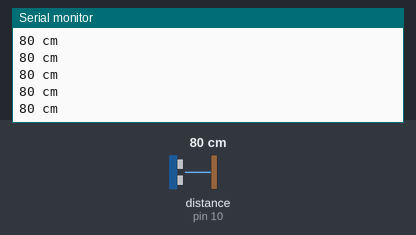
A sketch run on a simulated Arduino Uno, built with avr-gcc and run on an emulated ATmega328P. Parts: the last lines printed to the serial monitor. Wiring (inferred from the names in the program): ultrasonic range finder: trigger pin 11; echo pin 10. The inputs (shaded band) are chosen by the test bench; at power-on: distance to the obstacle (sensor on pin 10) 80 cm. The echo pulse lasts 58.3 µs per cm.

Above: at 1.2 s.
1.3 s: distance to the obstacle (sensor on pin 10) set to 60 cm
At 1.6 s:
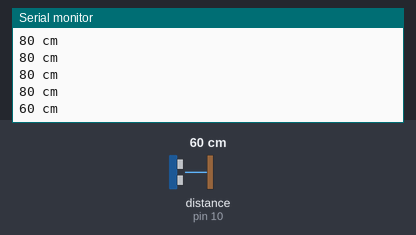
4.3 s: distance to the obstacle (sensor on pin 10) set to 2 cm
At 4.46 s:
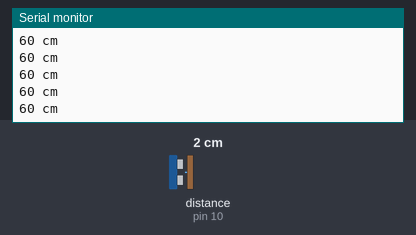
Timing chart, 0 to 7.3 s (numbered marks = the images above; inputs shaded):
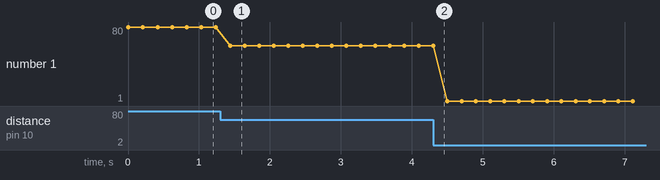

The sketch:

Ping.ino
```cpp
const int echo_in = 10;
const int trigger_out = 11;

void setup() {
  Serial.begin(9600);
  pinMode(echo_in,INPUT);
  pinMode(trigger_out,OUTPUT);
}

void loop() {
    digitalWrite(trigger_out,LOW);
    delayMicroseconds(10);
    digitalWrite(trigger_out,HIGH);
    delayMicroseconds(10);
    digitalWrite(trigger_out,LOW);

    int duration = pulseIn(echo_in,HIGH);
    Serial.print(duration/58);
    Serial.println(" cm");
    delay(200);

}
```

Measured:
- after the input at 1.3 s, the serial monitor: prints a new line after 0.14 s (image 1)
- plotted number 1: 80 → 60 after the input at 1.3 s, 60 → 1 after the input at 4.3 s
